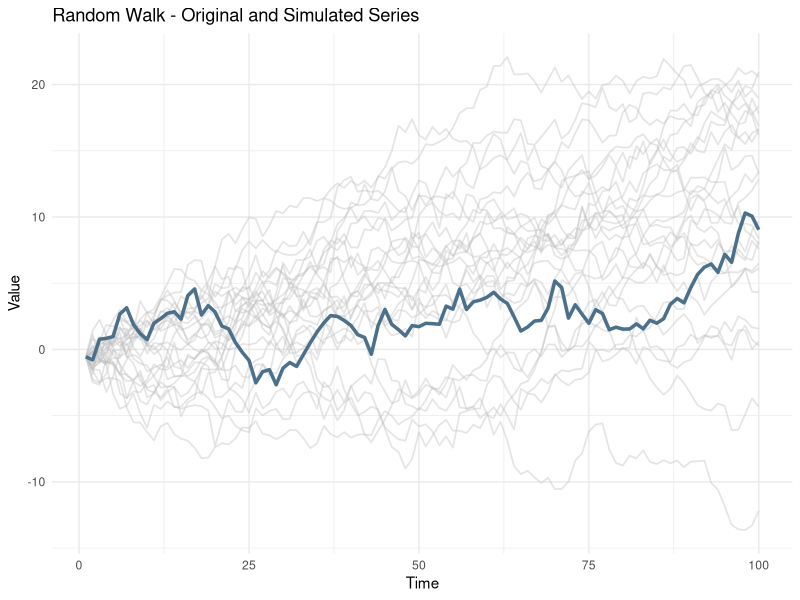

Recreate this plot in R.

# tRciks - data science scripts - time series

# -----------------------------------------------------------------------
# Generate a random time series based in a original one based in
# random walk models

# GitHub: @jmenblaz

#--------------------------------------------------------------------------

# load packages
library(tidyr)
library(ggplot2)

##  load a temporal serie or create a new for example
# Serie temporal original
# Original time series
set.seed(123)
# rnorm(X, mean= 0, sd = 1) - X number lenght of the time series

original_series <- cumsum(rnorm(100, mean = 0, sd = 1))  # Example of an original series

# 1. Calculate the increments steps of the original series
#    Calcula los incrementos entre pasos de la serie original
increments <- diff(original_series)

# 2. Fit a distribution (assuming normality by default)
#    Ajusta una distribución (por defecto, asumiremos normalidad)
mean_inc <- mean(increments)
sd_inc <- sd(increments)

# 3. Generate new simulated series function() based in randome walk
#    Genera una nueva serie simulada function() basadas in random walk
simulate_random_walk <- function(n, start_value, mean, sd) {
  simulated_increments <- rnorm(n - 1, mean = mean, sd = sd)  # Generate random increments
  series <- cumsum(c(start_value, simulated_increments))      # Cumulative random walk
  return(series)
}


# 4. Number of simulated series
#    Numero de simulaciones para crear
num_simulations <- 25  # Change this value as needed

# lenght of the series and star value (from original serie)
n <- length(original_series)
start_value <- original_series[1]


# 5. Generate simulated series
#    Generar simulaciones
simulated_series <- replicate(num_simulations, simulate_random_walk(n, start_value, mean_inc, sd_inc))

# 6. Convert to data.frame for ggplot
#    convertir a data.frame para visualizar
sim_df <- as.data.frame(simulated_series)
colnames(sim_df) <- paste0("simulated_", 1:num_simulations)
# add time position and original serie
sim_df$time <- 1:n
sim_df$original <- original_series



# 7. Plot -------------------------------------------------------------------- 
# Transform to long format for ggplot
df_long <- pivot_longer(sim_df, cols = -time, names_to = "series", values_to = "value")

# Visualize with ggplot
ggplot(df_long, aes(x = time, y = value, group = series)) +
  # Simulated series in gray with transparency
  geom_line(data = subset(df_long, grepl("simulated_", series)),
            aes(color = "simulated"), alpha = 0.4, size = 0.6) +
  # Original series in sky blue
  geom_line(data = subset(df_long, series == "original"),
            aes(color = "original"), size = 1.2) +
  scale_color_manual(values = c("original" = "skyblue4", "simulated" = "grey")) +
  # Theme
  theme_minimal() +
  labs(title = "Random Walk - Original and Simulated Series",
       x = "Time", y = "Value") +
  theme(legend.position = "none")  # Hide legend if not needed

